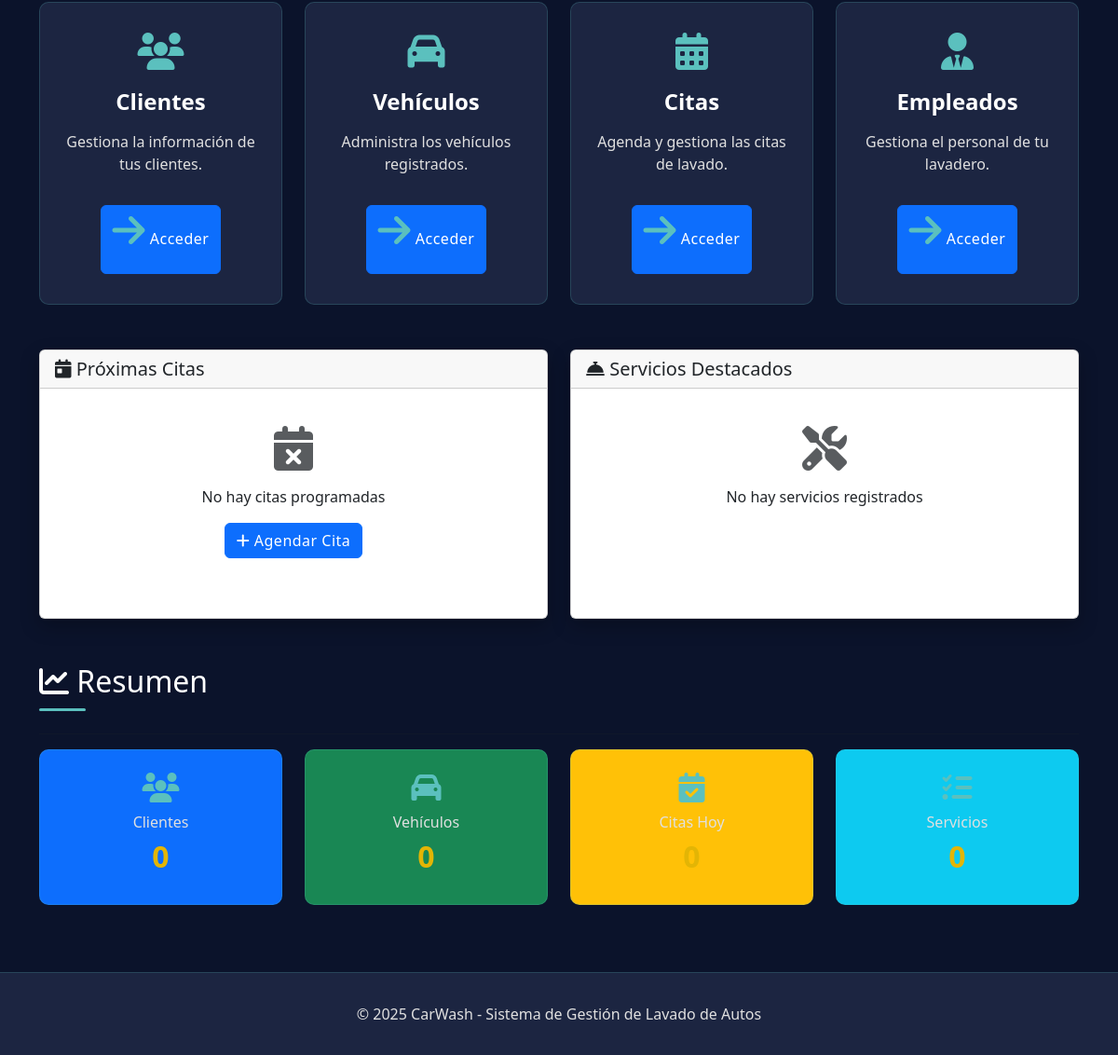
The app's page / (lower part), older data.
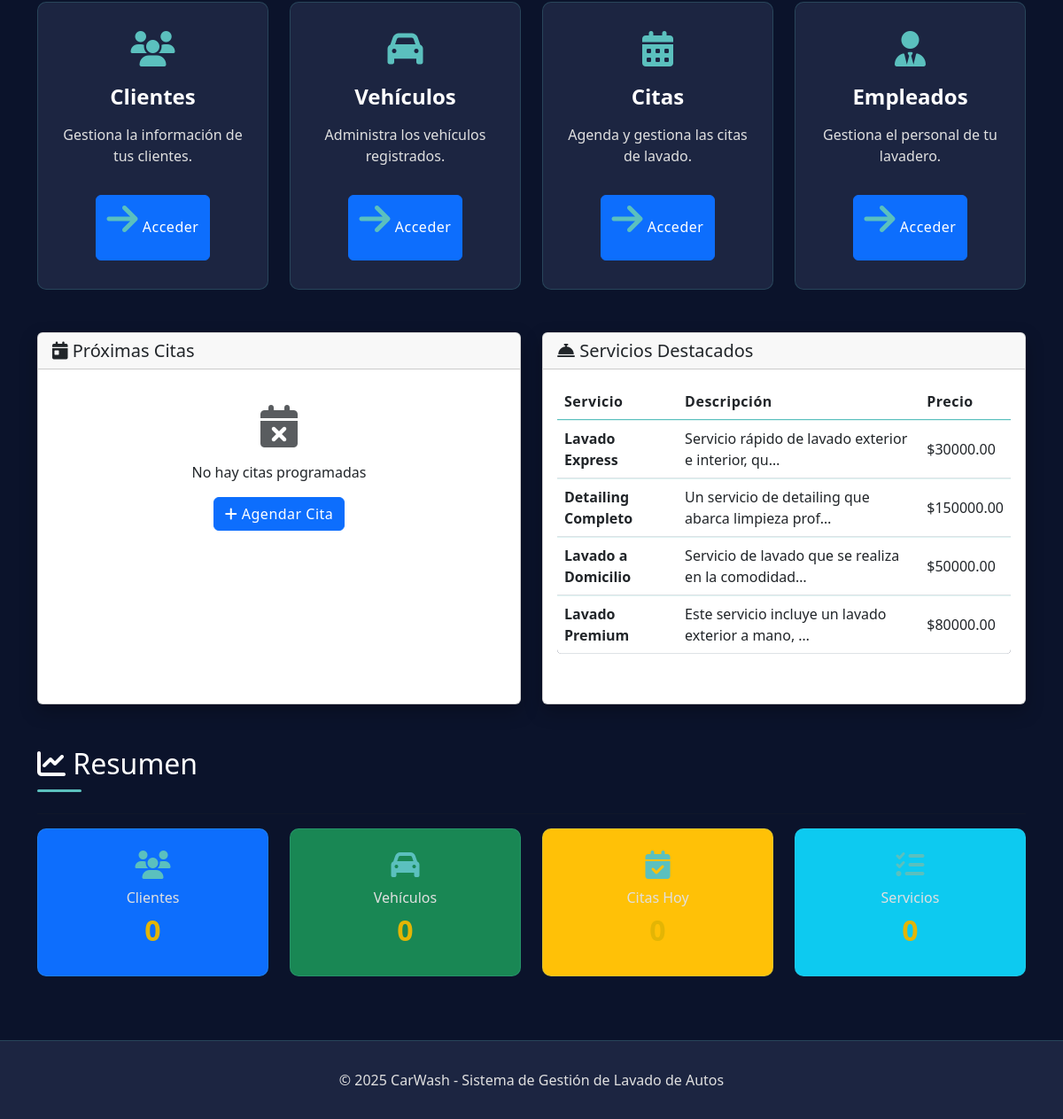
The same page, newer data.
### DbWash/models.py (models this page shows, shortened)
class servicio(models.Model):
    nombre = models.CharField(max_length=100, null=False)
    precio = models.DecimalField(max_digits=10, decimal_places=2, null=False)
    descripcion = models.TextField(null=True, blank=True)

### CarWash/views.py (the view)
# urls.py: path('', views.index, name='index'),
def index(request):
    citas = Cita.objects.filter(estado='Pendiente').order_by('fecha_hora')[:5]
    servicios = servicio.objects.all()[:5]
    context = {
        'citas': citas,
        'servicios': servicios
    }
    return render(request, 'index.html', context)

### templates/index.html (shortened to what the changed rows need)
{% extends "layouts/base.html" %}
{% block content %}
    <div class="row mb-4">
        <div class="col-md-6 mb-4">
            <div class="card h-100">
                <div class="card-body">
                    {% if servicios %}
                        <div class="table-responsive">
                            <table class="table table-hover">
                                <thead>
                                    <tr>
                                        <th>Servicio</th>
                                        <th>Descripción</th>
                                        <th>Precio</th>
                                    </tr>
                                </thead>
                                <tbody>
                                    {% for servicio in servicios %}
                                        <tr>
                                            <td><strong>{{ servicio.nombre }}</strong></td>
                                            <td>{{ servicio.descripcion|truncatechars:50 }}</td>
                                            <td>${{ servicio.precio }}</td>
                                        </tr>
                                    {% endfor %}
                                </tbody>
                            </table>
                        </div>
                    {% else %}
                        <div class="text-center py-4">
                            <i class="fas fa-tools fa-3x mb-3 text-muted"></i>
                            <p>No hay servicios registrados</p>
                        </div>
                    {% endif %}
                </div>
            </div>
        </div>
    </div>
    <div class="row">
        <div class="col-12">
            <h2 class="section-title"><i class="fas fa-chart-line"></i> Resumen</h2>
        </div>
    </div>
{% endblock %}

Row changes from the older to the newer data that the page shows:
added servicio: nombre "Lavado Express", descripcion "Servicio rápido de lavado exterior e interior, qu…", precio "30000.00"
added servicio: nombre "Detailing Completo", descripcion "Un servicio de detailing que abarca limpieza prof…", precio "150000.00"
added servicio: nombre "Lavado a Domicilio", descripcion "Servicio de lavado que se realiza en la comodidad…", precio "50000.00"
added servicio: nombre "Lavado Premium", descripcion "Este servicio incluye un lavado exterior a mano, …", precio "80000.00"
Text that changed along with them:
text no longer shown: "No hay servicios registrados"
text now shown: "Servicio Descripción Precio"
